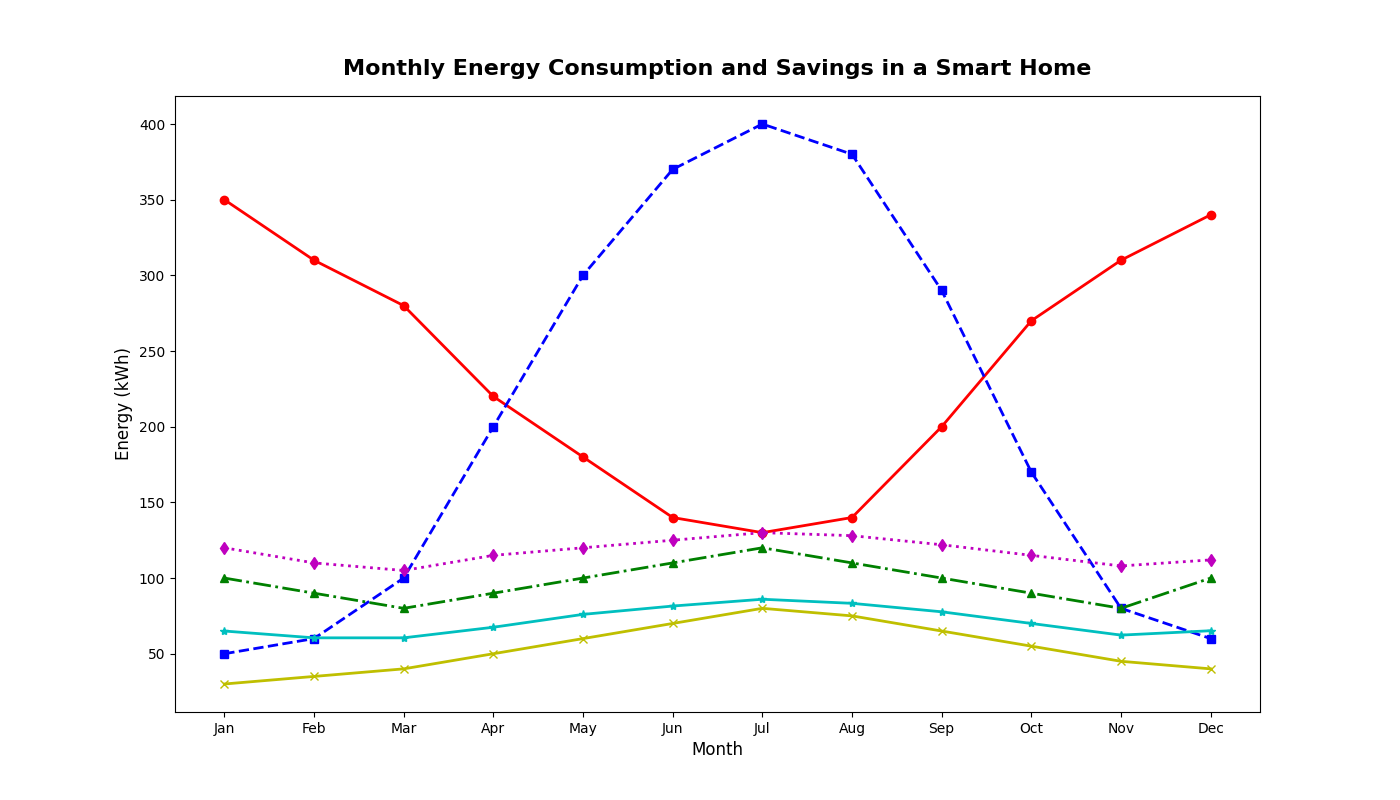

Here is the Python script that generated this plot:
import matplotlib.pyplot as plt
import numpy as np

# Data for 12 months
months = np.array(["Jan", "Feb", "Mar", "Apr", "May", "Jun", "Jul", "Aug", "Sep", "Oct", "Nov", "Dec"])

# Energy consumption data (in kWh)
heating = np.array([350, 310, 280, 220, 180, 140, 130, 140, 200, 270, 310, 340])
cooling = np.array([50, 60, 100, 200, 300, 370, 400, 380, 290, 170, 80, 60])
lighting = np.array([100, 90, 80, 90, 100, 110, 120, 110, 100, 90, 80, 100])
appliances = np.array([120, 110, 105, 115, 120, 125, 130, 128, 122, 115, 108, 112])
ventilation = np.array([30, 35, 40, 50, 60, 70, 80, 75, 65, 55, 45, 40])  # New data series

# Monthly savings
overall_consumption = heating + cooling + lighting + appliances + ventilation
monthly_savings = 0.1 * overall_consumption

# Plotting
plt.figure(figsize=(14, 8))
plt.plot(months, heating, marker='o', linestyle='-', color='r', linewidth=2)
plt.plot(months, cooling, marker='s', linestyle='--', color='b', linewidth=2)
plt.plot(months, lighting, marker='^', linestyle='-.', color='g', linewidth=2)
plt.plot(months, appliances, marker='d', linestyle=':', color='m', linewidth=2)
plt.plot(months, ventilation, marker='x', linestyle='-', color='y', linewidth=2)  # New plot
plt.plot(months, monthly_savings, marker='*', linestyle='-', color='c', linewidth=2)

# Title and labels
plt.title('Monthly Energy Consumption and Savings in a Smart Home', fontsize=16, fontweight='bold', pad=15)
plt.xlabel('Month', fontsize=12)
plt.ylabel('Energy (kWh)', fontsize=12)

# Show the plot
plt.show()
